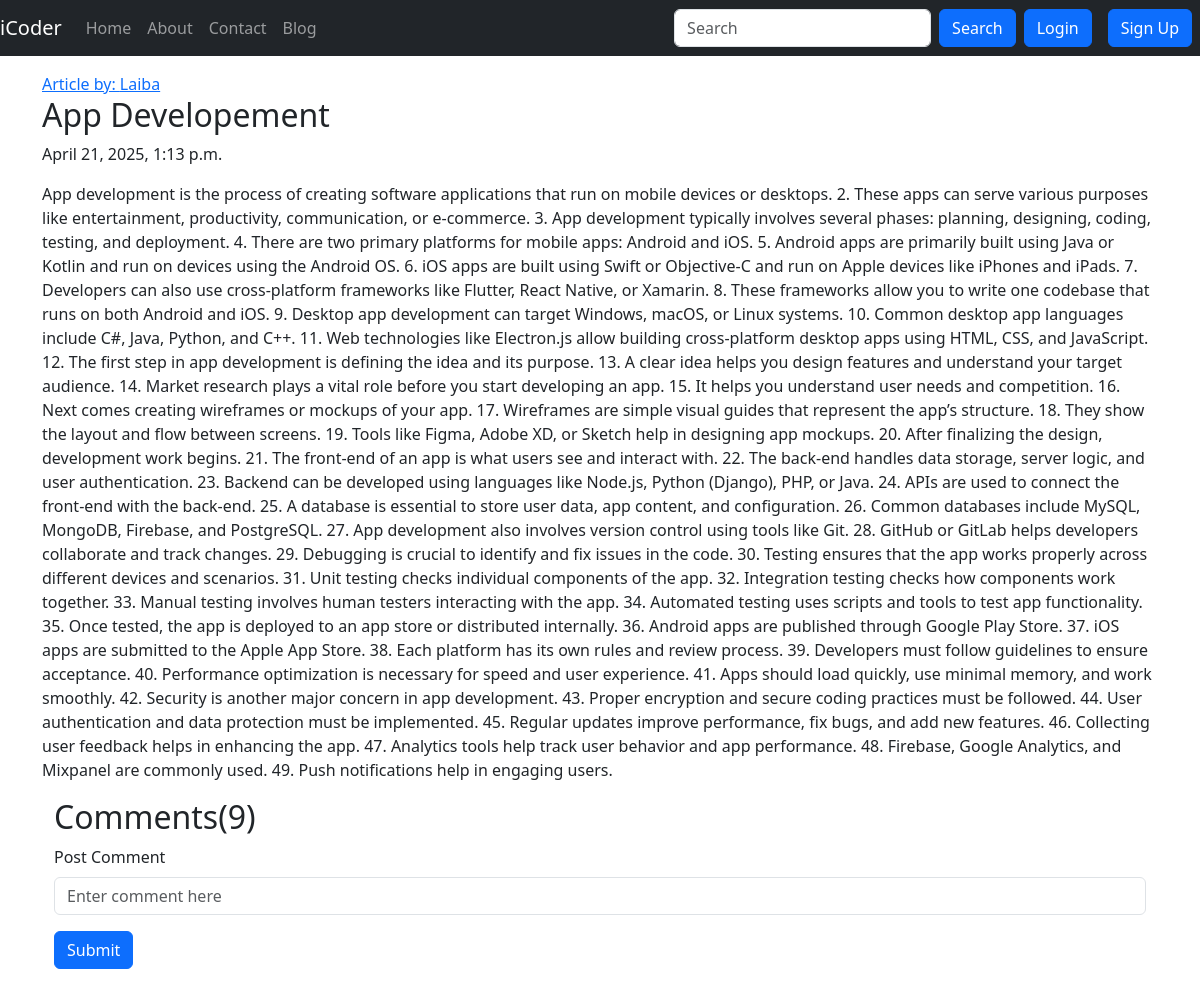
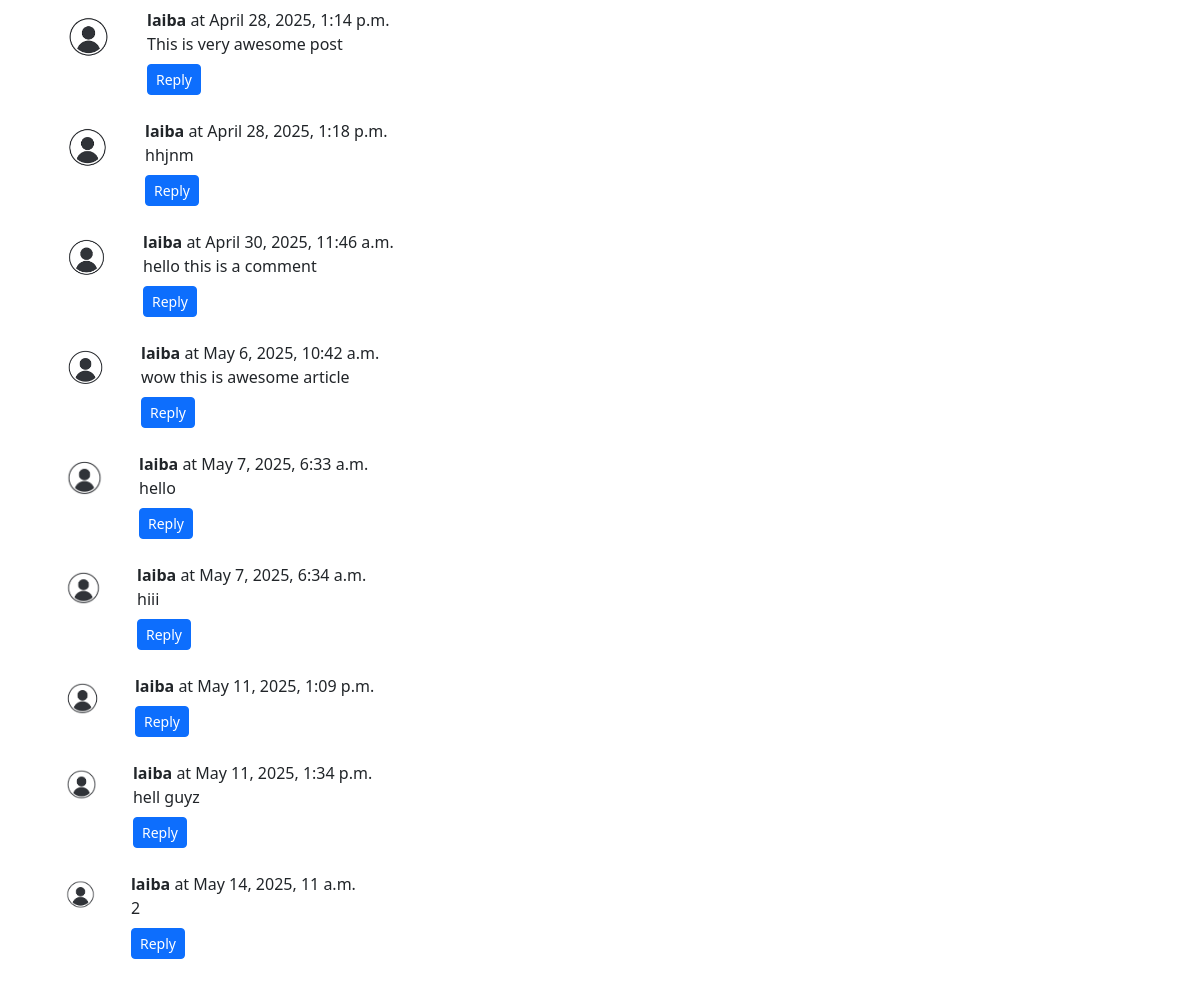
/blog/first-post, run on the app's committed database (2 pictures, top to bottom).
### blog/models.py (models this page shows, shortened)
class Post(models.Model):
    sno= models.AutoField(primary_key=True)
    title = models.CharField(max_length=100)
    author = models.CharField(max_length=50)
    content = models.TextField()
    slug = models.SlugField(max_length=100, unique=True)
    timestamp = models.DateTimeField(blank=True)

class BlogComment(models.Model):
    sno = models.AutoField(primary_key=True)
    comment = models.TextField()
    post = models.ForeignKey(Post, on_delete=models.CASCADE)
    parent = models.ForeignKey('self', on_delete=models.CASCADE, null=True)
    user = models.ForeignKey(User, on_delete=models.CASCADE)
    timestamp = models.DateTimeField(default=now)

### blog/views.py (the view)
# urls.py: path('<str:slug>', views.blogPost, name='blogPost'),
def blogPost(request, slug):
    post=Post.objects.filter(slug=slug).first()
    comments = BlogComment.objects.filter(post=post)
    context={"post":post,"comments":comments,'user':request.user}
    return render(request, "blog/blogPost.html", context)

### templates/blog/blogPost.html (shortened to what this page needs)
{%extends 'base.html'%}
{%block body%}
<div class="container my-3">
  <div class="blog-post">
    <a href="#">Article by: {{post.author}}</a>
    <h2 class="blog-post-title">{{post.title}}</h2>
    <p class="blog-post-meta">{{post.timestamp}}</p>
    <p>{{post.content}}</p>
  </div>
  <div class="container">
    <h2>Comments({{comments.count}})</h2>
    <form action="/blog/postcomment" method="post">
      <div class="form-group">
        <label for="comment">Post Comment </label>
        <input type="text" class="form-control my-2"  name="comment"  placeholder="Enter comment here" />
      </div>
      <button type="submit" class="btn btn-primary my-2">Submit</button>
    </form>
    {% for comment in comments %}
    <div class="row my-3">
      <div class="col-md-1">
        <img
          class="rounded mx-auto d-block w-100 p-2"
          src="/static/download.png"
          alt="user"
        />
      </div>
      <div class="col-md-11">
        <b> {{comment.user.username}} </b> at {{ comment.timestamp }}
        <div>{{comment.comment}}</div>
        <div class="reply mx-0 my-2">
  <button class="btn btn-primary btn-sm" type="button" data-bs-toggle="collapse" data-bs-target="#replybox{{comment.sno}}" aria-expanded="false" aria-controls="replybox{{comment.sno}}">
    Reply
  </button>
        </div>
      </div>
      {% endfor %} {%endblock%}

### templates/base.html (shortened to what this page needs)
<!DOCTYPE html>
<html lang="en">
  <head>
    <link
      href="https://cdn.jsdelivr.net/npm/bootstrap@5.3.2/dist/css/bootstrap.min.css"
      rel="stylesheet"
    />
  </head>
  <body>
    <nav class="navbar navbar-expand-lg navbar-dark bg-dark">
      <a class="navbar-brand" href="/">iCoder</a>
      <div class="collapse navbar-collapse" id="navbarSupportedContent">
        <ul class="navbar-nav me-auto">
          <li
            class="nav-item"
            {%
            block
            homeactive
            %}
            active
            {%
            endblock
            homeactive
            %}
          >
            <a class="nav-link" href="/">Home</a>
          </li>
          <li
            class="nav-item"
            {%
            block
            aboutactive
            %}
            active
            {%
            endblock
            aboutactive
            %}
          >
            <a class="nav-link" href="/about">About</a>
          </li>
          <li
            class="nav-item"
            {%
            block
            contactactive
            %}
            active
            {%
            endblock
            contactactive
            %}
          >
            <a class="nav-link" href="/contact">Contact</a>
          </li>
          <li
            class="nav-item"
            {%
            block
            blogactive
            %}
            active
            {%
            endblock
            blogactive
            %}
          >
            <a class="nav-link" href="/blog">Blog</a>
          </li>
        </ul>
        <form method="get" action="/search" class="d-flex">
          <input
            class="form-control me-2"
            type="search"
            name="query"
            id="query"
            placeholder="Search"
            aria-label="Search"
          />
          <button class="btn btn-primary" type="submit">Search</button>
        </form>
        {% if user.is_authenticated %}
        <ul class="navbar-nav ml-2">
          <li class="nav-item dropdown">
            <a
              class="nav-link dropdown-toggle"
              href="#"
              id="navbarDropdown"
              role="button"
              data-bs-toggle="dropdown"
              aria-expanded="false"
              >Welcome {{ user.username }}</a
            >
            <ul class="dropdown-menu" aria-labelledby="navbarDropdown">
              <li><a class="dropdown-item" href="/logout">Logout</a></li>
            </ul>
          </li>
        </ul>
        {% else %}
        <button
          type="button"
          class="btn btn-primary mx-2"
          data-bs-toggle="modal"
          data-bs-target="#loginModal"
        >
          Login
        </button>
        <button
          type="button"
          class="btn btn-primary mx-2"
          data-bs-toggle="modal"
          data-bs-target="#signupModal"
        >
          Sign Up
        </button>
        {% endif %}
      </div>
    </nav>
    {% block body %}{% endblock %}
  </body>
</html>

### data on the page
Post: author "Laiba", title "App Developement", timestamp "April 21, 2025, 1:13 p.m.", content "App development is the process of creating software applications that run on mobile devices or desktops. 2. These apps can serve various purposes like entertainment, productivity, communication, or e-commerce. 3. App development typically involves several phases: planning, designing, coding, testing, and deployment. 4. There are two primary platforms for mobile apps: Android and iOS. 5. Android apps are primarily built using Java or Kotlin and run on devices using the Android OS. 6. iOS apps are built using Swift or Objective-C and run on Apple devices like iPhones and iPads. 7. Developers can also use cross-platform frameworks like Flutter, React Native, or Xamarin. 8. These frameworks…"
BlogComment: user.username "laiba", timestamp "April 28, 2025, 1:14 p.m.", comment "This is very awesome post"
BlogComment: user.username "laiba", timestamp "April 28, 2025, 1:18 p.m.", comment "hhjnm"
BlogComment: user.username "laiba", timestamp "April 30, 2025, 11:46 a.m.", comment "hello this is a comment"
BlogComment: user.username "laiba", timestamp "May 6, 2025, 10:42 a.m.", comment "wow this is awesome article"
BlogComment: user.username "laiba", timestamp "May 7, 2025, 6:33 a.m.", comment "hello"
BlogComment: user.username "laiba", timestamp "May 7, 2025, 6:34 a.m.", comment "hiii"
BlogComment: user.username "laiba", timestamp "May 11, 2025, 1:09 p.m."
BlogComment: user.username "laiba", timestamp "May 11, 2025, 1:34 p.m.", comment "hell guyz"
BlogComment: user.username "laiba", timestamp "May 14, 2025, 11 a.m.", comment "2"

### other printed values
{{ comments.count }} "9"
